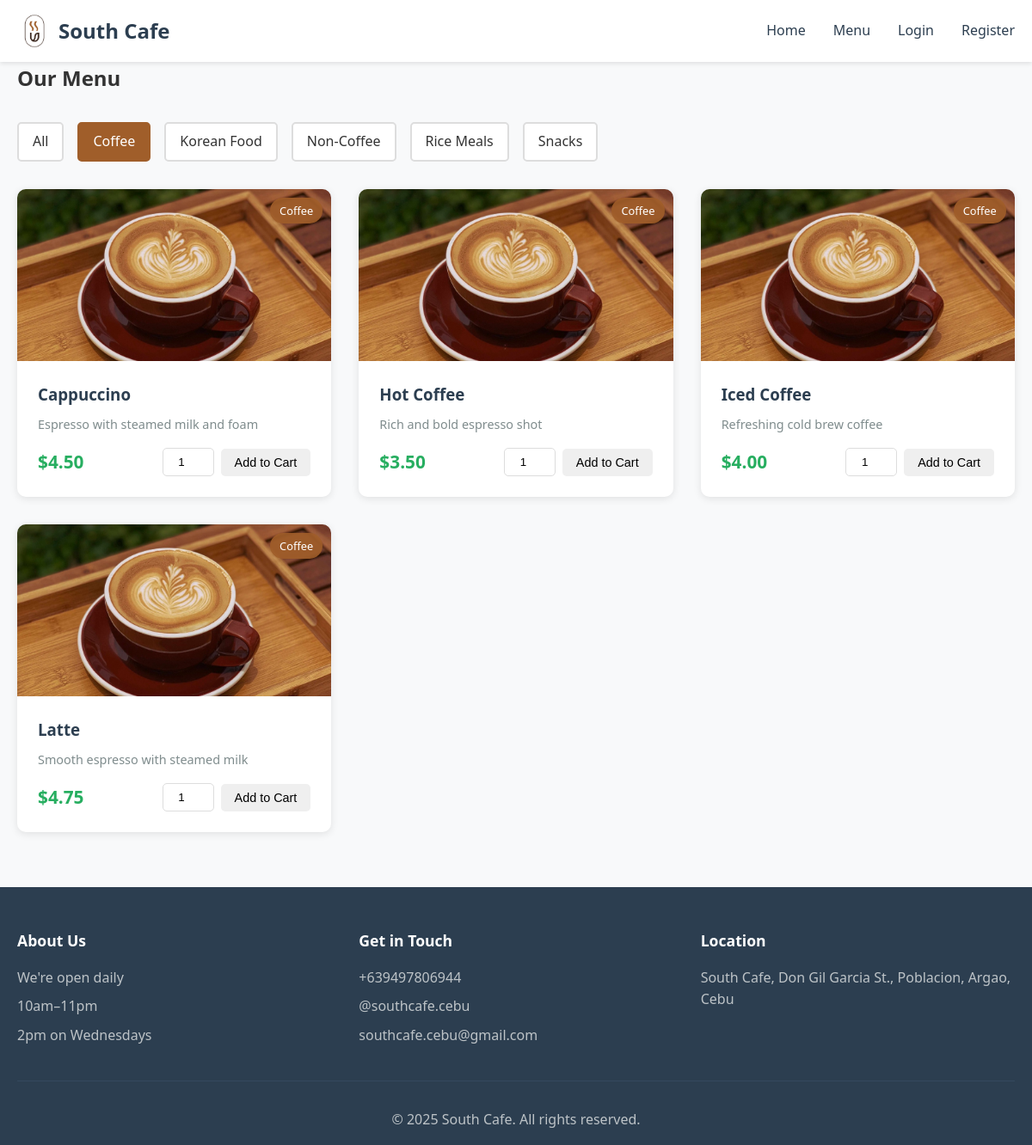
/menu.php?category=1, run on an earlier commit of the app's database.
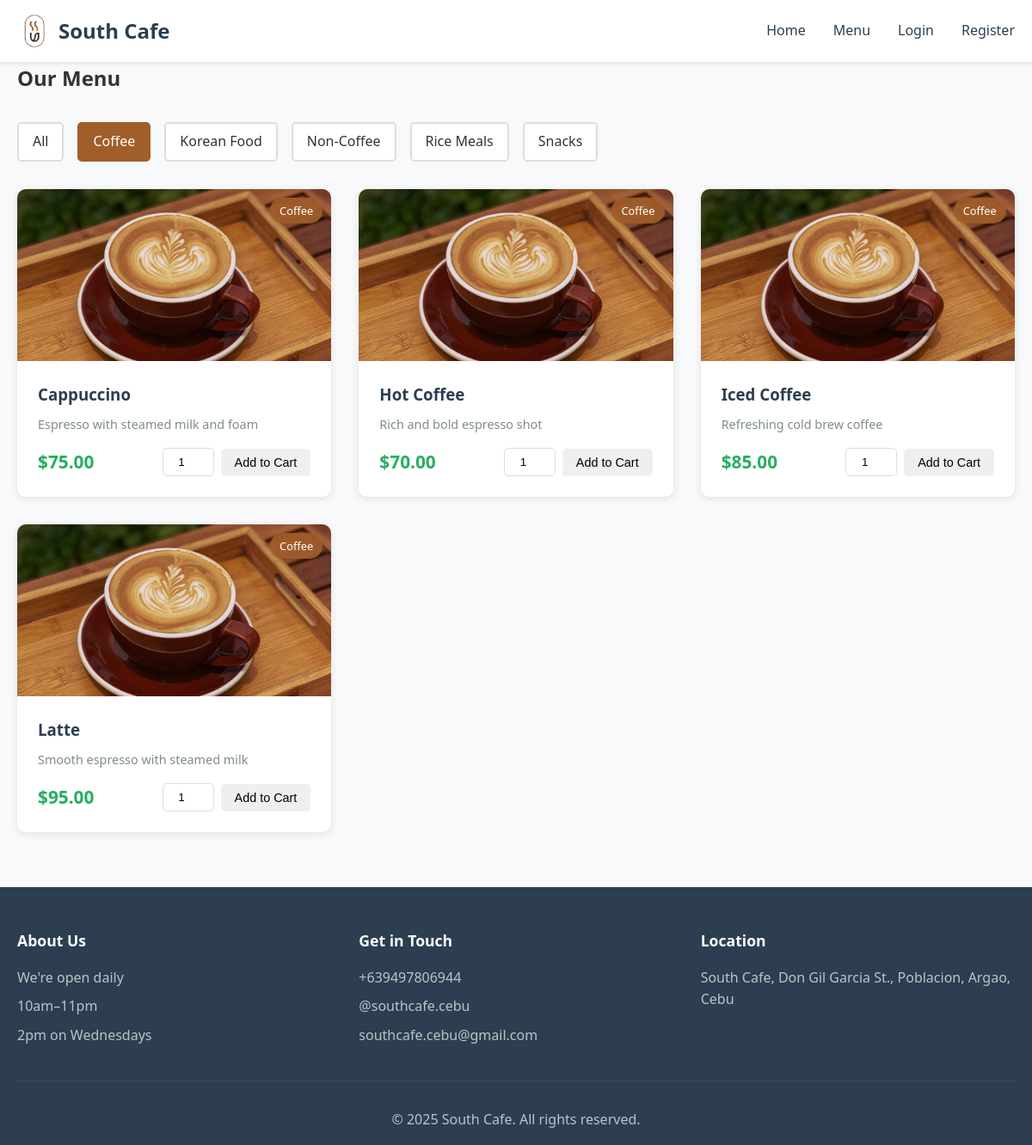
And on a later commit of the database.
### tables this page shows
CREATE TABLE IF NOT EXISTS products (
    id INT AUTO_INCREMENT PRIMARY KEY,
    name VARCHAR(100) NOT NULL,
    description TEXT,
    price DECIMAL(10, 2) NOT NULL,
    category_id INT,
    image VARCHAR(255),
    available BOOLEAN DEFAULT TRUE,
    created_at TIMESTAMP DEFAULT CURRENT_TIMESTAMP,
    FOREIGN KEY (category_id) REFERENCES categories(id)
);

CREATE TABLE IF NOT EXISTS categories (
    id INT AUTO_INCREMENT PRIMARY KEY,
    name VARCHAR(50) NOT NULL,
    description TEXT
);

### menu.php (the view, shortened to what this page needs)
<?php
require_once 'config.php';
$categories_query = "SELECT * FROM categories ORDER BY name";
$categories_result = mysqli_query($conn, $categories_query);
$categories = mysqli_fetch_all($categories_result, MYSQLI_ASSOC);
$category_filter = isset($_GET['category']) ? (int)$_GET['category'] : 0;
if ($category_filter > 0) {
    $products_query = "SELECT p.*, c.name as category_name FROM products p
                       LEFT JOIN categories c ON p.category_id = c.id
                       WHERE p.available = 1 AND p.category_id = ?
                       ORDER BY p.name";
    $stmt = mysqli_prepare($conn, $products_query);
    mysqli_stmt_bind_param($stmt, "i", $category_filter);
    mysqli_stmt_execute($stmt);
    $products_result = mysqli_stmt_get_result($stmt);
} else {
    $products_query = "SELECT p.*, c.name as category_name FROM products p
                       LEFT JOIN categories c ON p.category_id = c.id
                       WHERE p.available = 1
                       ORDER BY c.name, p.name";
    $products_result = mysqli_query($conn, $products_query);
}
$products = mysqli_fetch_all($products_result, MYSQLI_ASSOC);
include 'includes/header.php';
?>
<div class="container">
    <h2>Our Menu</h2>
    <div class="filter-section">
        <a href="menu.php" class="filter-btn <?php echo $category_filter == 0 ? 'active' : ''; ?>">All</a>
        <?php foreach ($categories as $category): ?>
            <a href="menu.php?category=<?php echo $category['id']; ?>"
               class="filter-btn <?php echo $category_filter == $category['id'] ? 'active' : ''; ?>">
                <?php echo htmlspecialchars($category['name']); ?>
            </a>
        <?php endforeach; ?>
    </div>
    <div class="product-grid">
        <?php if (count($products) > 0): ?>
            <?php foreach ($products as $product): ?>
                <div class="product-card">
                    <div class="product-image">
                        <img src="images/<?php echo htmlspecialchars($product['image']); ?>"
                             alt="<?php echo htmlspecialchars($product['name']); ?>"
                             onerror="this.src='images/placeholder.jpg'">
                        <span class="category-badge"><?php echo htmlspecialchars($product['category_name']); ?></span>
                    </div>
                    <div class="product-info">
                        <h3><?php echo htmlspecialchars($product['name']); ?></h3>
                        <p class="product-description"><?php echo htmlspecialchars($product['description']); ?></p>
                        <div class="product-footer">
                            <span class="price">$<?php echo number_format($product['price'], 2); ?></span>
                            <form method="POST" action="menu.php" class="add-to-cart-form">
                                <input type="number" name="quantity" value="1" min="1" max="99" class="quantity-input">
                                <button type="submit" name="add_to_cart" class="btn btn-small">Add to Cart</button>
                            </form>
                        </div>
                    </div>
                </div>
            <?php endforeach; ?>
        <?php else: ?>
            <p class="no-products">No products found in this category.</p>
        <?php endif; ?>
    </div>
</div>
<?php include 'includes/footer.php'; ?>

What changed in the data, as far as the page shows it:
changed products "Cappuccino": price "4.50" → "75.00"
changed products "Hot Coffee": price "3.50" → "70.00"
changed products "Iced Coffee": price "4.00" → "85.00"
changed products "Latte": price "4.75" → "95.00"
